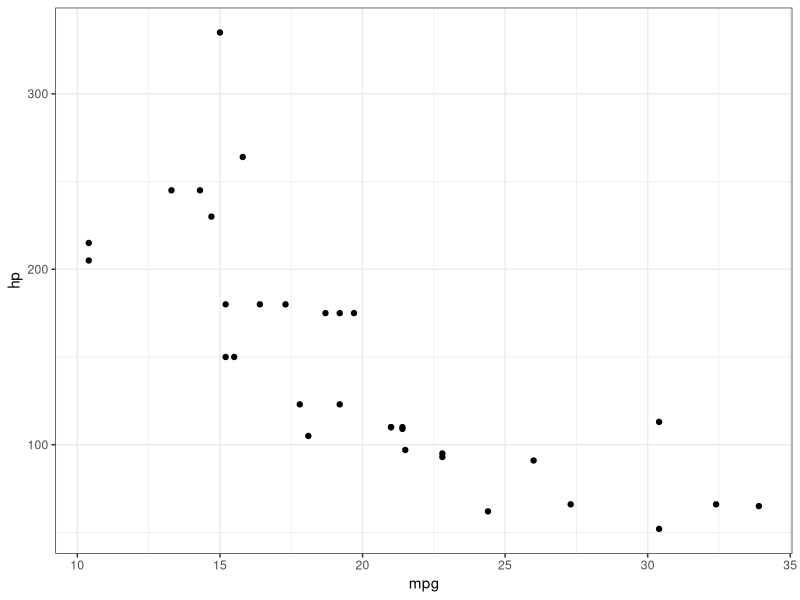
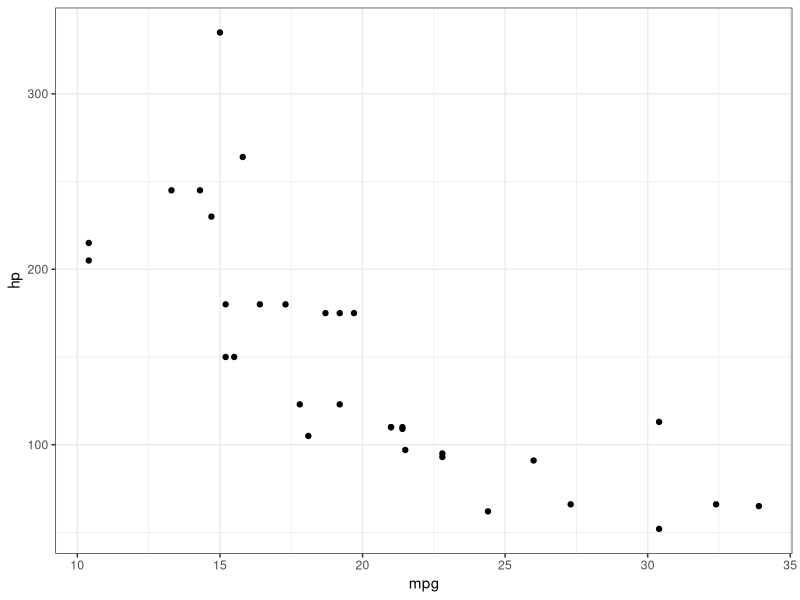
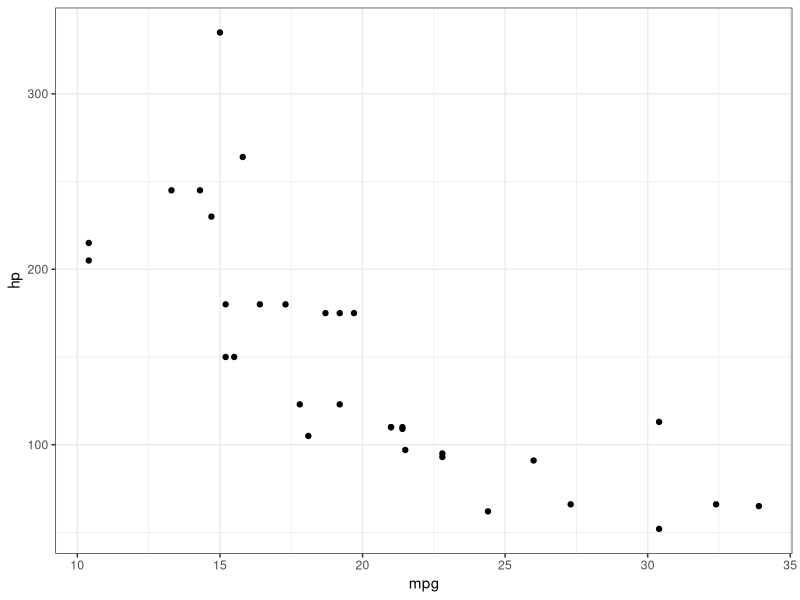
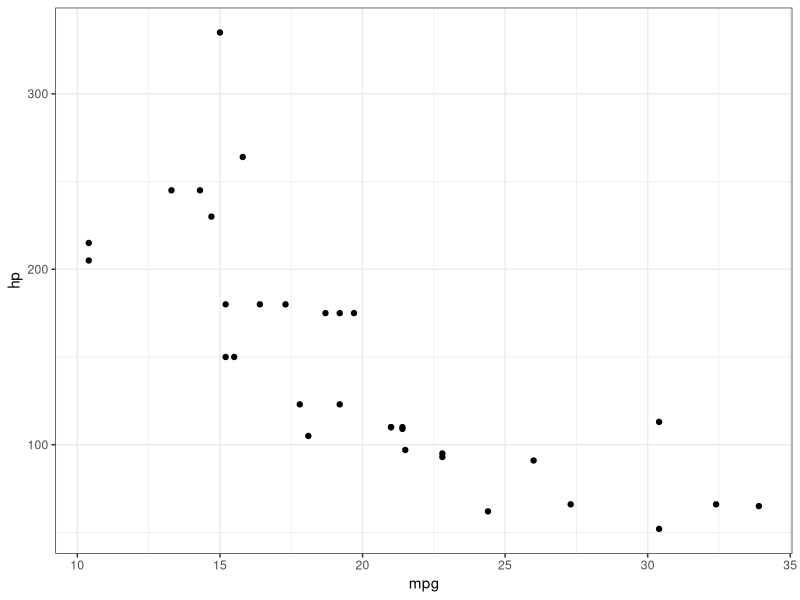

These charts were generated, in order, by the following R code:
## ---- chunk 1
#| label: setup
#| include: false
library(tidyverse)
library(fontawesome)
knitr::opts_chunk$set(
  fig.width = 7.252,
  fig.height = 4,
  fig.retina = 3,
  comment = "#>",
  dev = "png"
)
## ---- chunk 2
knitr::kable(head(mpg))
## ---- chunk 3
#| label: ggplot-mtcars
#| echo: true
#| fig-show: hide
ggplot(mtcars, aes(x = mpg, y = hp)) +
  geom_point() +
  theme_bw() +
  labs(color = "Cylinders")
## ---- chunk 4
#| echo: false
#| fig-height: 3
#| fig-width: 4
#| out-width: 60%
#| fig-align: center

ggplot(mtcars, aes(x = mpg, y = hp)) +
  geom_point() +
  theme_bw() +
  labs(color = "Cylinders")
## ---- chunk 5
#| echo: false
#| fig-height: 3
#| fig-width: 4
#| fig-align: center
ggplot(mtcars, aes(x = mpg, y = hp)) +
  geom_point() +
  theme_bw()
## ---- chunk 6
#| echo: false
#| fig-height: 3
#| fig-width: 4
#| fig-align: center
ggplot(mtcars, aes(x = mpg, y = hp)) +
  geom_point() +
  theme_bw()
